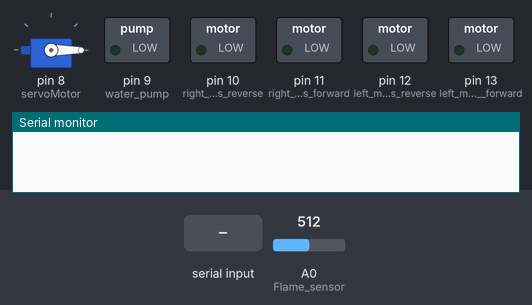
Bench run of a sketch on a simulated Arduino Uno, built with avr-gcc and run on an emulated ATmega328P. Shown: servo, switched loads named in the sketch (green lamp = pin HIGH), the last lines printed to the serial monitor. The test bench sets the inputs (shaded band); at power-on: A0 (Flame_sensor) = 512.

Above: at 1.2 s.
1.3 s: "W" received over Serial
At 1.65 s:
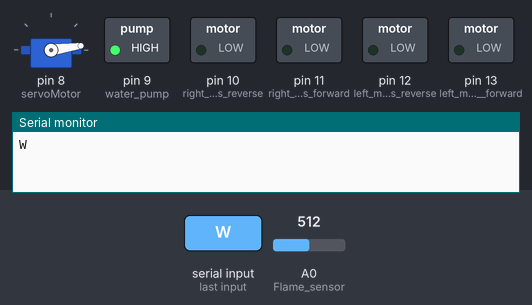
4.3 s: "F" received over Serial
At 7.12 s:
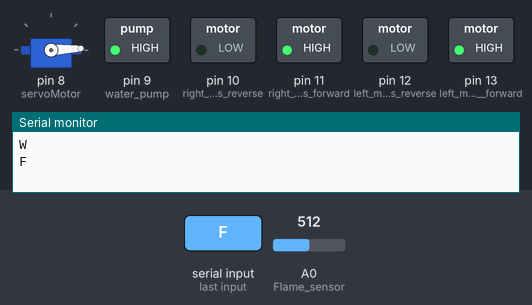
10.3 s: A0 (Flame_sensor) set to 212
13.3 s: A0 (Flame_sensor) set to 190
16.3 s: "B" received over Serial
At 18.9 s:
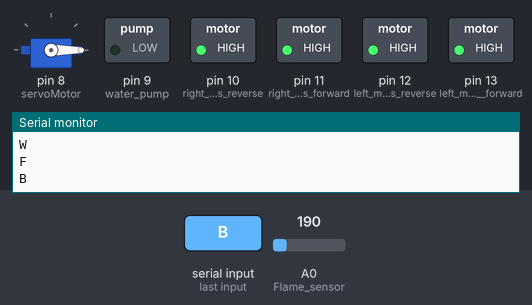
19.3 s: A0 (Flame_sensor) set to 210
At 19.52 s:
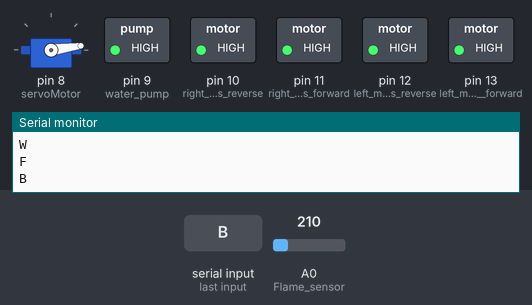
Timing chart, 0 to 23.3 s (numbered marks = the images above; inputs shaded):
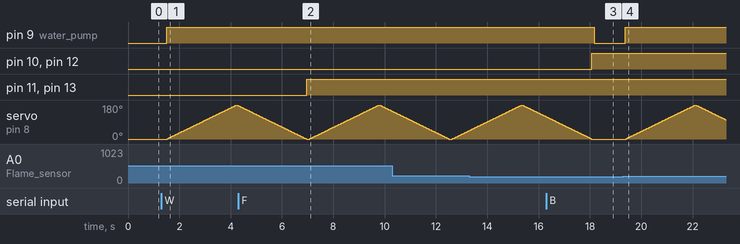

The sketch:

car-3.ino
```cpp
#include <SoftwareSerial.h>
#include <Servo.h>
Servo servoMotor;
char t;
bool pump;
void setup() {
pinMode(13,OUTPUT);   //left motors  forward
pinMode(12,OUTPUT);   //left motors reverse
pinMode(11,OUTPUT);   //right  motors forward
pinMode(10,OUTPUT);   //right motors reverse
pinMode(9,OUTPUT);    //water pump
pinMode(8,OUTPUT);    //servo motor
pinMode(A0,INPUT);    // Flame sensor
Serial.begin(9600);
servoMotor.attach(8);
servoMotor.write(0);
}

void loop() {
if(Serial.available()){
  t = Serial.read();
  Serial.println(t);
}

if(t == 'F'){            //move  forward(all motors rotate in forward direction)
  digitalWrite(13,HIGH);
  digitalWrite(11,HIGH);
}

else if(t == 'B'){      //move reverse (all  motors rotate in reverse direction)
  digitalWrite(12,HIGH);
  digitalWrite(10,HIGH);
}

else if(t == 'L'){      //turn right (left side motors rotate in forward direction,  right side motors doesn't rotate)
  digitalWrite(11,HIGH);
}

else  if(t == 'R'){      //turn left (right side motors rotate in forward direction, left  side motors doesn't rotate)
  digitalWrite(13,HIGH);
}

else if(t ==  'W'){    //turn water pump  on or off)
  pump=true;
}
else if(t == 'w'){
  pump=false;
}

else if(t == 'S'){      //STOP (all motors stop)
  digitalWrite(13,LOW);
  digitalWrite(12,LOW);
  digitalWrite(11,LOW);
  digitalWrite(10,LOW);
}
delay(100);
if (pump==true){
  int flameValue = analogRead(A0);
  // Adjust the flame threshold based on your sensor and environment
  if (flameValue > 200) {
    digitalWrite(9, HIGH);
    // Rotate the servo motor from 0 to 180 degrees
    for (int i = 0; i <= 180; i ++) {
      servoMotor.write(i);
      delay(15);  // Adjust the delay as needed
    }
      // Rotate the servo motor from 180 to 0 degrees
    for (int i = 180; i >= 0; i--) {
      servoMotor.write(i);
      delay(15);  // Adjust the delay as needed
  }} else {
    digitalWrite(9, LOW);
    servoMotor.write(0);
  }
}
else{
 pump=false;
}}
```

Measured:
- after the input at 1.3 s, pin 9 (water_pump): LOW → HIGH after 0.20 s; servo on pin 8 (servoMotor): rises from 0° to 180° in 2.7 s, then falls to 177° in 0.06 s
- after the input at 4.3 s, pin 11 (right__motors_forward), pin 13 (left_motors__forward): LOW → HIGH after 2.7 s
- after the input at 16.3 s, pin 10 (right_motors_reverse), pin 12 (left_motors_reverse): LOW → HIGH after 1.8 s
- after the input at 19.3 s, pin 9 (water_pump): LOW → HIGH after 0.08 s; servo on pin 8 (servoMotor): rises from 0° to 180° in 2.7 s, then falls to 101° in 1.2 s
